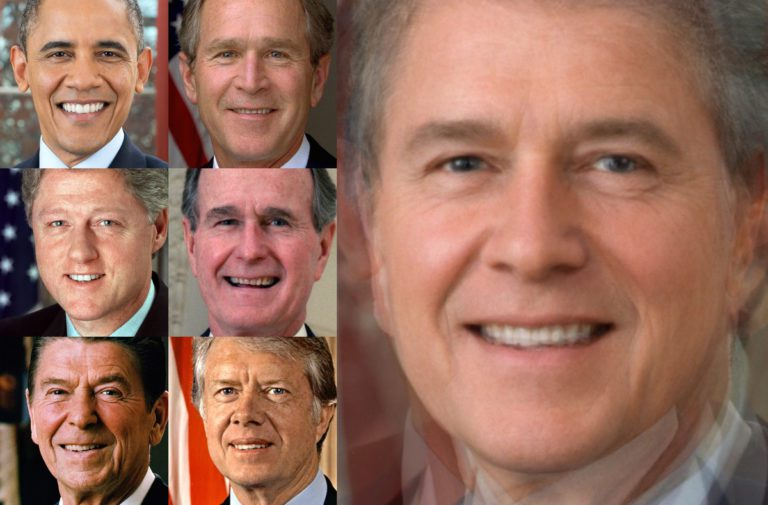
#> input picture 2_Gesichter_student/data/images/opcv4face-w4-m4-CarterToObama.jpg, 768 x 505 px, given in place of puppets.png, which was not available
$ jupyter execute --allow-errors 1-2_Grundlagen-Blending_student.ipynb   (shell and % lines are left out)   (text cells are left out)
#> lines starting #> are read from the running program, lines starting #| are printed output that depends on the picture; after the words box and inside, x2 and y2 are one past the last pixel; in counts of white or black regions, pixels touching at a corner belong together
[cell 1]
# imports
import cv2
import numpy as np
import matplotlib
import matplotlib.pyplot as plt
from utils.dataPath import DATA_PATH

[cell 2]
# matplotlib-Einstellungen
matplotlib.rcParams['figure.figsize'] = (6.0,6.0)
matplotlib.rcParams['image.cmap'] = 'gray'

[cell 3]
img = cv2.imread("data/images/puppets.png", -1)
#> img is the input picture: shape (505, 768, 3); mean B, G, R 93.3, 109.5, 152.6
print(img.shape)
#| (505, 768, 3)
#> (the rest of this cell did not finish here and is left out)

[cell 4]
img_beach =cv2.imread("data/images/beach.jpg")
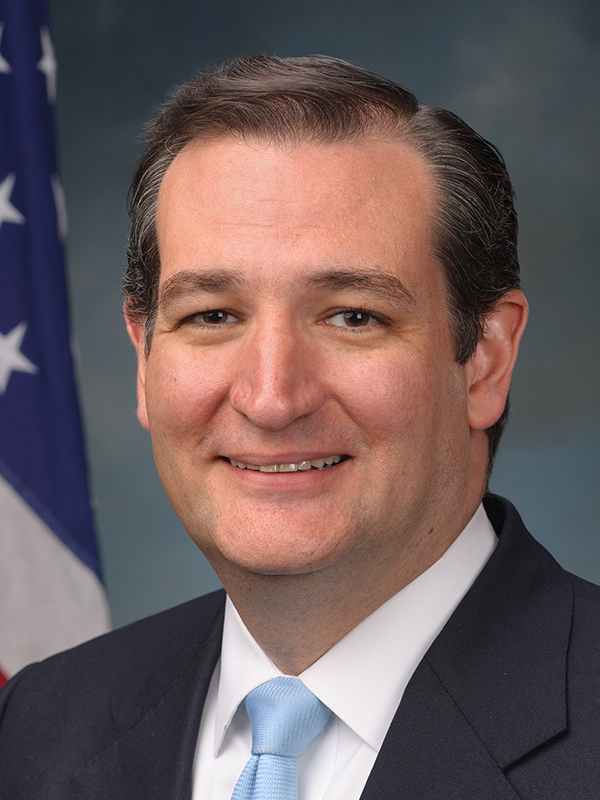
#> input picture 2_Gesichter_student/data/images/ted_cruz.jpg, 600 x 800 px, given in place of beach.jpg, which was not available
#> img_beach is the input picture: shape (800, 600, 3); mean B, G, R 92.8, 92, 108.1
plt.imshow(cv2.cvtColor(img_beach, cv2.COLOR_RGB2BGR))

[cell 5]
import utils.faceBlendCommon as fbc
#> (the rest of this cell did not finish here and is left out)

[cell 6]
# Bilder einlesen und in RGB konvertieren
src = cv2.cvtColor(cv2.imread("data/images/airplane.jpg"),cv2.COLOR_RGB2BGR)
#> (the rest of this cell did not finish here and is left out)

[cell 7]
# Das Flugzeug grob maskieren
src_mask = np.zeros(src.shape, src.dtype)
#> src_mask: shape (800, 600, 3); every value is 0
poly = np.array([ [4,80], [30,54], [151,63], [254,37], [298,90], [272,134], [43,122] ], np.int32)
src_mask = cv2.fillPoly(src_mask, [poly], (255, 255, 255))
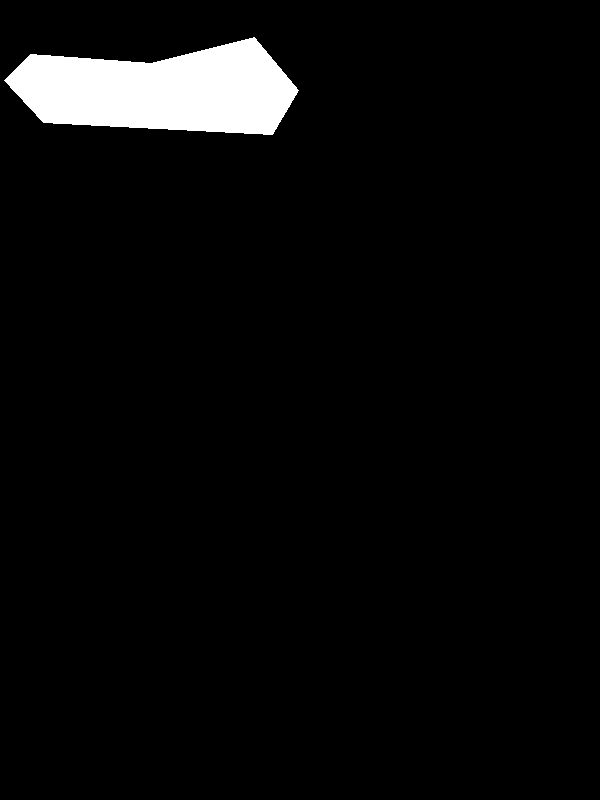
#> src_mask: shape (800, 600, 3); 4.1% white; 1 white region, box (x1, y1, x2, y2) and area: (4, 37, 299, 135) 19709

# Koordinate im Zielbild, wo das Zentrum des Flugzeugs sein soll
center = (800,100)

#> (a cell that did not finish here is left out)

[cell 9]
# Bilder einlesen
img_wood = cv2.imread("data/images/wood-texture.jpg")
img_ticket = cv2.imread("data/images/iloveyouticket.jpg")
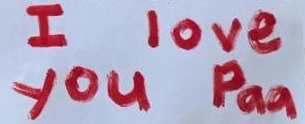
#> input picture 2_Gesichter_student/data/images/iloveyouticket.jpg, 305 x 124 px
#> img_ticket is the input picture: shape (124, 305, 3); mean B, G, R 186.2, 162.9, 181.1


# Maske: alles was nicht (annähernd) weiß ist
gray_ticket = cv2.cvtColor(img_ticket, cv2.COLOR_BGR2GRAY)
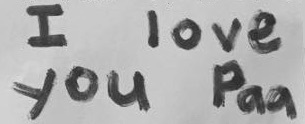
#> gray_ticket: shape (124, 305); min 36, max 222, mean 171
_, mask_gray = cv2.threshold(gray_ticket, 250, 255, cv2.THRESH_BINARY_INV)
#> mask_gray: shape (124, 305); every value is 255
mask = cv2.cvtColor(mask_gray, cv2.COLOR_GRAY2BGR)
#> mask: shape (124, 305, 3); every value is 255


# Die Schrift mittig auf das Brett setzen
#> (the rest of this cell did not finish here and is left out)
